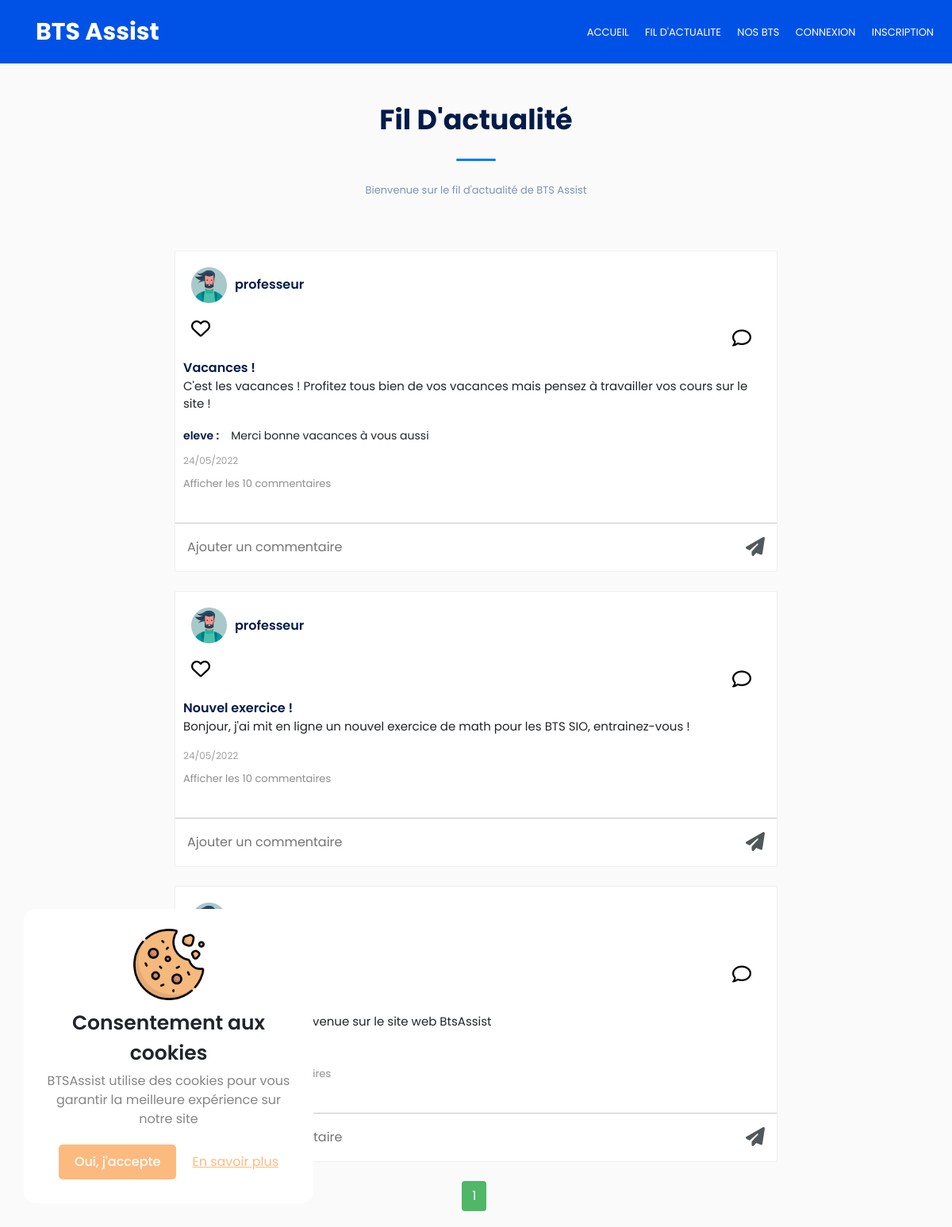
/Pages/FilActualite.php, run on the app's committed database.
### tables this page shows
CREATE TABLE IF NOT EXISTS `articles` (
  `id_article` int(11) NOT NULL AUTO_INCREMENT,
  `titre` varchar(255) NOT NULL,
  `contenu` text NOT NULL,
  `date_creation` datetime NOT NULL,
  `id_utilisateur` int(11) NOT NULL,
  `image_article` varchar(100) DEFAULT NULL,
  PRIMARY KEY (`id_article`)
);

CREATE TABLE IF NOT EXISTS `utilisateurs` (
  `id_utilisateur` int(11) NOT NULL AUTO_INCREMENT,
  `nom` varchar(255) NOT NULL,
  `prenom` varchar(255) NOT NULL,
  `pseudo` varchar(255) NOT NULL,
  `email` varchar(255) NOT NULL,
  `mdp` varchar(255) NOT NULL,
  `avatar` varchar(255) DEFAULT NULL,
  `id_role` int(11) NOT NULL DEFAULT '1',
  `mention_legale` tinyint(1) NOT NULL,
  `date_creation` datetime NOT NULL,
  `token` varchar(60) DEFAULT NULL,
  PRIMARY KEY (`id_utilisateur`)
);

CREATE TABLE IF NOT EXISTS `commentaires` (
  `id_commentaire` int(11) NOT NULL AUTO_INCREMENT,
  `contenu` text NOT NULL,
  `id_utilisateur` int(11) NOT NULL,
  `date_creation` datetime NOT NULL,
  `id_article` int(11) NOT NULL,
  PRIMARY KEY (`id_commentaire`)
);

### Modeles/Modele.php (called while the page is built, shortened)
<?php
class Modele {
    protected function getBdd(){
        return new PDO('mysql:host=localhost;dbname=btsassist;charset=UTF8', 'root', '', array(PDO::ATTR_ERRMODE => PDO::ERRMODE_EXCEPTION));
    }
}
function dateFr($date) {
    $newDate = new DateTime($date);
    return $newDate->format('d/m/Y');
}
require_once "../Modeles/Utilisateur.php";
require_once "../Modeles/Article.php";
require_once "../Modeles/Commentaire.php";

### Modeles/Article.php (called while the page is built, shortened)
<?php
class Article extends Modele {
    public function getListeArticle($debut, $nombreElementParPage) {
        $requete = $this->getBdd()->prepare("SELECT * FROM articles ORDER BY date_creation DESC limit $debut, $nombreElementParPage");
        $requete->execute();
        $resultats = $requete->fetchAll(PDO::FETCH_ASSOC);
        return $resultats;
    }
    public function nombreArticle() {
        $requete = $this->getBdd()->prepare("SELECT COUNT(id_article) as cpt FROM articles");
        $requete->execute();
        $resultats = $requete->fetchAll(PDO::FETCH_ASSOC);
        return $resultats;
    }
}

### Modeles/Utilisateur.php (called while the page is built, shortened)
<?php
class Utilisateur extends Modele {
    private $pseudo;
    public function __construct($idUtilisateur = null) {
        if($idUtilisateur !== null) {
            $requete = $this->getBdd()->prepare("SELECT * FROM utilisateurs WHERE id_utilisateur = ?");
            $requete->execute([$idUtilisateur]);
            $infoUtilisateur = $requete->fetch(PDO::FETCH_ASSOC);
            $this->pseudo = $infoUtilisateur["pseudo"];
        }
    }
    public function getPseudo() {
        return $this->pseudo;
    }
}

### Modeles/Commentaire.php (called while the page is built, shortened)
<?php
class Commentaire extends Modele {
    public function getCommentaires($idArticle) {
        $requete = $this->getBdd()->prepare("SELECT * FROM commentaires WHERE id_article = ? ORDER BY RAND() LIMIT 2");
        $requete->execute([$idArticle]);
        $resultats = $requete->fetchAll();
        return $resultats;
    }
}

### Pages/FilActualite.php (the view, shortened to what this page needs)
<?php
require_once "Entete.php";
        $Article = new Article();
        $nombreArticle = $Article->nombreArticle();
        if(isset($_GET["page"]) && !empty($_GET["page"])) {
          $page = $_GET["page"];
        } else {
          $page=1;
        }
        $nombreElementsParPages = 5;
        $nombreDePage = ceil($nombreArticle[0]["cpt"]/$nombreElementsParPages);
        $debut = ($page-1)*$nombreElementsParPages;
        $listeArticle = $Article->getListeArticle($debut, $nombreElementsParPages);
    ?>
<section class="section section-bg larger-padding-top">
  <div class="section-header">
      <h2 class="titreAcceuil">Fil D'actualité</h2>
      <span class="section-separator"></span>
      <p class="titreAcceuil">Bienvenue sur le fil d'actualité de BTS Assist</p>
  </div>
  <div class="container-article">
  <?php foreach($listeArticle as $article) {
    $Utilisateur = new Utilisateur($article["id_utilisateur"]);
    $avatarUtilisateur = $Utilisateur->getAvatar();
    $pseudoUtilisateur = $Utilisateur->getPseudo();
    ?>
        <article class="card-article mb-4">
            <header class="card-article-header card-header-avatr">
                <div class="content-avatar-titre">
                    <?php if(!empty($avatarUtilisateur)) {?>
                        <img src="../Images/Utilisateurs/<?=$avatarUtilisateur?>" width="45" height="45" style="border-radius : 40%" class="card-article-avatar">
                    <?php } else {?>
                        <img src="../Images/avatar.png" width="45" height="45" style="border-radius : 40%" class="card-article-avatar">
                    <?php } ?>
                    <?php if(!empty($pseudoUtilisateur)) {?>
                      <div class="card-article-title"><?=$pseudoUtilisateur?></div>
                    <?php } else { ?>
                      <div class="card-article-title">Utilisateur introuvable</div>
                    <?php } ?>
                </div>
            </header>
            <div class="card-article-body">
            <footer class="card-article-footer">
            <i class="fa fa-heart-o" style="font-size:24px; color:black" ></i>
              <button data-modal-target="#modale-me" class="card-article-comments btn-commentaire"></a>
              </button>
            </footer>
              <div class="card-article-title"><?=$article["titre"]?></div>
              <p class="contenue-article">
                  <?=$article["contenu"]?>
              </p>
              <?php $Commentaire = new Commentaire();
                $ListeCommentaire = $Commentaire->getCommentaires($article["id_article"]);
            foreach ($ListeCommentaire as $Com) {
                $utilisateurCommentaire = new Utilisateur($Com['id_utilisateur']);
                ?>
              <div class="commentaire-users">
                  <?php if($utilisateurCommentaire->getPseudo() != null) {?>
                      <span><?= $utilisateurCommentaire->getPseudo()?> :</span>
                    <?php } else {?>
                      <span>Utilisateur introuvable :</span><?php }?>
                  <p><?=$Com['contenu']?></p>
                </div>
              <?php } ?>
              <div class="card-article-date"><?= dateFr($article["date_creation"])?></div>
              <button class="btn-ajouter-message" data-modal-target="#modale-me">Afficher les 10 commentaires</button>
          </div>
<hr>
          <form method="POST" class="send-message_input" action="../Traitements/AjoutCommentaire.php?id=<?=$article['id_article']?>">
              <input name="commentaire" type="text" placeholder="Ajouter un commentaire">
              <button class="btn-envoie-commentaire" name="envoi" type="submit"><i class="fa-solid fa-paper-plane fa-xl"></i></button>
          </form>
        </article>
        <?php } ?>
    <div class="pagination">
        <?php for($i=1;$i<=$nombreDePage;$i++) {
        echo "<a class='btn btn-pagination' href='?page=$i'>$i</a>&nbsp";
        }?>
    </div>
      </div>
<?php require_once "Pied.php"?>

### css/style.css (style rules this page uses)
* { padding: 0; margin: 0; box-sizing: border-box; }
body { font-family: "Poppins", sans-serif; }
.section-header { text-align: center; padding: 30px 0; }
.section-header h2 { color: #031b4a; font-size: 35px; font-weight: bold; }
.section-header p { color: #7d93b2; font-size: 13px; }
.section-separator { content: ""; height: 3px; width: 50px; border-radius: 3px; background-color: #007aff; display: inline-block; margin: 20px 0; }
.section { width: 100%; margin: auto; padding-top: 30px; }
.larger-padding-top { padding-top: 100px; }
.titreAcceuil { animation-duration: 1.5s; animation-name: slidein; }
.send-message_input { border-radius: 7px; width: 100%; height: 60px; padding: 15px; display: flex; justify-content: space-between; align-items: center; }
.send-message_input .fa-paper-plane, .send-message_input-commentaire .fa-paper-plane { cursor: pointer; color: #51585c; }
.send-message_input input, .send-message_input-commentaire input { width: 90%; border: none; outline: none; }
.btn-commentaire { background: none; border: none; }
.btn-ajouter-message { padding: 0; margin: 10px 0; color: #8e8e8e; background: none; border: none; font-size: 13px; }
.container-article { max-width: 800px; margin: 0 auto; padding: 20px; }
.card-article { background-color: #fff; border-radius: 2px; border: 1px solid #efefef; }
.card-article-header { padding: 20px; position: relative; }
.content-avatar-titre { display: flex; align-items: center; }
.card-article-title { color: #031b4a; font-weight: 400; font-size: 16px; font-weight: 600; }
.card-article-avatar { margin-right: 10px; }
.card-article-date { margin-top: 10px; color: rgba(0, 0, 0, 0.38); font-size: 12px; }
.card-article-body { padding: 0 10px 30px 10px; }
.card-article-body p:last-child { margin-bottom: 0; }
.card-article-footer { border-radius: 7px; height: 50px; display: flex; padding: 0 10px; font-size: 12px; color: #bdbdbd !important; }
.card-article-comments { padding: 12px; margin-left: auto; }
.send-message_input .fa-paper-plane { cursor: pointer; color: #51585c; }
.send-message_input input { width: 90%; border: none; outline: none; }
.btn-envoie-commentaire { border: none; background: none; }
.commentaire-users { display: flex; height: 25px; overflow-y: scroll; align-items: center; }
.commentaire-users span { font-size: 14px; font-weight: 600; padding-right: 15px; color: #031b4a; }
.commentaire-users p { font-size: 14px; }
hr { margin: 0px; }
.contenue-article { font-size: 15px; }
.btn-pagination { background-color: #4fb767; color: #fff; }
.pagination { justify-content: center; }
.section-bg { background-color: #fafafa; min-height: 100vh; }

### data on the page
articles: id_utilisateur.pseudo "professeur", titre "Vacances !", contenu "C'est les vacances ! Profitez tous bien de vos vacances mais pensez à travailler vos cours sur le site !", date_creation "24/05/2022"
commentaires: id_utilisateur.pseudo "eleve", contenu "Merci bonne vacances à vous aussi"
articles: id_utilisateur.pseudo "professeur", titre "Nouvel exercice !", contenu "Bonjour, j'ai mit en ligne un nouvel exercice de math pour les BTS SIO, entrainez-vous !", date_creation "24/05/2022"
articles: contenu "Bonjour à tous et bienvenue sur le site web BtsAssist"
